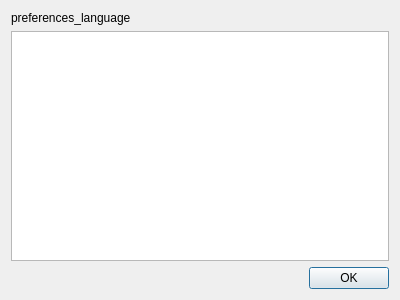
<?xml version="1.0" encoding="UTF-8"?>
<ui version="4.0">
 <class>Dialog</class>
 <widget class="QDialog" name="Dialog">
  <property name="geometry">
   <rect>
    <x>0</x>
    <y>0</y>
    <width>400</width>
    <height>300</height>
   </rect>
  </property>
  <property name="windowTitle">
   <string notr="true">SpeedyCAT</string>
  </property>
  <layout class="QVBoxLayout" name="verticalLayout">
   <item>
    <widget class="QLabel" name="label">
     <property name="text">
      <string>preferences_language</string>
     </property>
    </widget>
   </item>
   <item>
    <widget class="QListWidget" name="lang"/>
   </item>
   <item>
    <widget class="QDialogButtonBox" name="buttonBox">
     <property name="orientation">
      <enum>Qt::Horizontal</enum>
     </property>
     <property name="standardButtons">
      <set>QDialogButtonBox::Ok</set>
     </property>
    </widget>
   </item>
  </layout>
 </widget>
 <resources/>
 <connections>
  <connection>
   <sender>buttonBox</sender>
   <signal>accepted()</signal>
   <receiver>Dialog</receiver>
   <slot>accept()</slot>
   <hints>
    <hint type="sourcelabel">
     <x>248</x>
     <y>254</y>
    </hint>
    <hint type="destinationlabel">
     <x>157</x>
     <y>274</y>
    </hint>
   </hints>
  </connection>
  <connection>
   <sender>buttonBox</sender>
   <signal>rejected()</signal>
   <receiver>Dialog</receiver>
   <slot>reject()</slot>
   <hints>
    <hint type="sourcelabel">
     <x>316</x>
     <y>260</y>
    </hint>
    <hint type="destinationlabel">
     <x>286</x>
     <y>274</y>
    </hint>
   </hints>
  </connection>
 </connections>
</ui>
